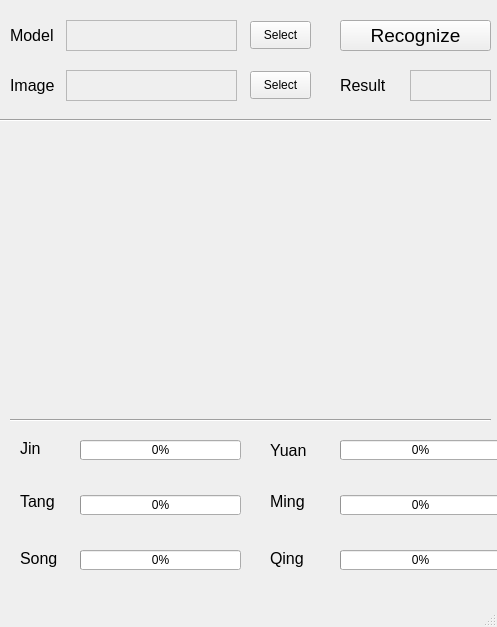
<?xml version="1.0" encoding="UTF-8"?>
<ui version="4.0">
 <class>MainWindow</class>
 <widget class="QMainWindow" name="MainWindow">
  <property name="geometry">
   <rect>
    <x>0</x>
    <y>0</y>
    <width>497</width>
    <height>627</height>
   </rect>
  </property>
  <property name="windowTitle">
   <string>MainWindow</string>
  </property>
  <widget class="QWidget" name="centralwidget">
   <widget class="Line" name="line">
    <property name="geometry">
     <rect>
      <x>0</x>
      <y>110</y>
      <width>491</width>
      <height>20</height>
     </rect>
    </property>
    <property name="orientation">
     <enum>Qt::Horizontal</enum>
    </property>
   </widget>
   <widget class="QLabel" name="label">
    <property name="geometry">
     <rect>
      <x>10</x>
      <y>20</y>
      <width>51</width>
      <height>31</height>
     </rect>
    </property>
    <property name="font">
     <font>
      <pointsize>12</pointsize>
     </font>
    </property>
    <property name="text">
     <string>Model</string>
    </property>
    <property name="alignment">
     <set>Qt::AlignLeading|Qt::AlignLeft|Qt::AlignVCenter</set>
    </property>
   </widget>
   <widget class="QLabel" name="modelPath">
    <property name="geometry">
     <rect>
      <x>66</x>
      <y>20</y>
      <width>171</width>
      <height>31</height>
     </rect>
    </property>
    <property name="frameShape">
     <enum>QFrame::StyledPanel</enum>
    </property>
    <property name="text">
     <string/>
    </property>
   </widget>
   <widget class="QPushButton" name="modelBtn">
    <property name="geometry">
     <rect>
      <x>250</x>
      <y>21</y>
      <width>61</width>
      <height>28</height>
     </rect>
    </property>
    <property name="text">
     <string>Select</string>
    </property>
   </widget>
   <widget class="QPushButton" name="imageBtn">
    <property name="geometry">
     <rect>
      <x>250</x>
      <y>71</y>
      <width>61</width>
      <height>28</height>
     </rect>
    </property>
    <property name="text">
     <string>Select</string>
    </property>
   </widget>
   <widget class="QLabel" name="imagePath">
    <property name="geometry">
     <rect>
      <x>66</x>
      <y>70</y>
      <width>171</width>
      <height>31</height>
     </rect>
    </property>
    <property name="frameShape">
     <enum>QFrame::StyledPanel</enum>
    </property>
    <property name="text">
     <string/>
    </property>
   </widget>
   <widget class="QLabel" name="label_4">
    <property name="geometry">
     <rect>
      <x>10</x>
      <y>70</y>
      <width>51</width>
      <height>31</height>
     </rect>
    </property>
    <property name="font">
     <font>
      <pointsize>12</pointsize>
     </font>
    </property>
    <property name="text">
     <string>Image</string>
    </property>
    <property name="alignment">
     <set>Qt::AlignLeading|Qt::AlignLeft|Qt::AlignVCenter</set>
    </property>
   </widget>
   <widget class="Line" name="line_2">
    <property name="geometry">
     <rect>
      <x>10</x>
      <y>410</y>
      <width>481</width>
      <height>20</height>
     </rect>
    </property>
    <property name="orientation">
     <enum>Qt::Horizontal</enum>
    </property>
   </widget>
   <widget class="QProgressBar" name="jinBar">
    <property name="geometry">
     <rect>
      <x>80</x>
      <y>440</y>
      <width>161</width>
      <height>20</height>
     </rect>
    </property>
    <property name="value">
     <number>0</number>
    </property>
   </widget>
   <widget class="QLabel" name="imageArea">
    <property name="geometry">
     <rect>
      <x>10</x>
      <y>130</y>
      <width>481</width>
      <height>281</height>
     </rect>
    </property>
    <property name="frameShape">
     <enum>QFrame::NoFrame</enum>
    </property>
    <property name="text">
     <string/>
    </property>
    <property name="alignment">
     <set>Qt::AlignCenter</set>
    </property>
   </widget>
   <widget class="QProgressBar" name="tangBar">
    <property name="geometry">
     <rect>
      <x>80</x>
      <y>495</y>
      <width>161</width>
      <height>20</height>
     </rect>
    </property>
    <property name="value">
     <number>0</number>
    </property>
   </widget>
   <widget class="QProgressBar" name="songBar">
    <property name="geometry">
     <rect>
      <x>80</x>
      <y>550</y>
      <width>161</width>
      <height>20</height>
     </rect>
    </property>
    <property name="value">
     <number>0</number>
    </property>
   </widget>
   <widget class="QProgressBar" name="qingBar">
    <property name="geometry">
     <rect>
      <x>340</x>
      <y>550</y>
      <width>161</width>
      <height>20</height>
     </rect>
    </property>
    <property name="value">
     <number>0</number>
    </property>
   </widget>
   <widget class="QProgressBar" name="mingBar">
    <property name="geometry">
     <rect>
      <x>340</x>
      <y>495</y>
      <width>161</width>
      <height>20</height>
     </rect>
    </property>
    <property name="value">
     <number>0</number>
    </property>
   </widget>
   <widget class="QProgressBar" name="yuanBar">
    <property name="geometry">
     <rect>
      <x>340</x>
      <y>440</y>
      <width>161</width>
      <height>20</height>
     </rect>
    </property>
    <property name="value">
     <number>0</number>
    </property>
   </widget>
   <widget class="QLabel" name="label_3">
    <property name="geometry">
     <rect>
      <x>20</x>
      <y>438</y>
      <width>41</width>
      <height>21</height>
     </rect>
    </property>
    <property name="font">
     <font>
      <pointsize>12</pointsize>
     </font>
    </property>
    <property name="text">
     <string>Jin</string>
    </property>
   </widget>
   <widget class="QLabel" name="label_5">
    <property name="geometry">
     <rect>
      <x>20</x>
      <y>491</y>
      <width>41</width>
      <height>21</height>
     </rect>
    </property>
    <property name="font">
     <font>
      <pointsize>12</pointsize>
     </font>
    </property>
    <property name="text">
     <string>Tang</string>
    </property>
   </widget>
   <widget class="QLabel" name="label_6">
    <property name="geometry">
     <rect>
      <x>20</x>
      <y>548</y>
      <width>41</width>
      <height>21</height>
     </rect>
    </property>
    <property name="font">
     <font>
      <pointsize>12</pointsize>
     </font>
    </property>
    <property name="text">
     <string>Song</string>
    </property>
   </widget>
   <widget class="QLabel" name="label_7">
    <property name="geometry">
     <rect>
      <x>270</x>
      <y>440</y>
      <width>41</width>
      <height>21</height>
     </rect>
    </property>
    <property name="font">
     <font>
      <pointsize>12</pointsize>
     </font>
    </property>
    <property name="text">
     <string>Yuan</string>
    </property>
   </widget>
   <widget class="QLabel" name="label_8">
    <property name="geometry">
     <rect>
      <x>270</x>
      <y>491</y>
      <width>41</width>
      <height>21</height>
     </rect>
    </property>
    <property name="font">
     <font>
      <pointsize>12</pointsize>
     </font>
    </property>
    <property name="text">
     <string>Ming</string>
    </property>
   </widget>
   <widget class="QLabel" name="label_9">
    <property name="geometry">
     <rect>
      <x>270</x>
      <y>548</y>
      <width>41</width>
      <height>21</height>
     </rect>
    </property>
    <property name="font">
     <font>
      <pointsize>12</pointsize>
     </font>
    </property>
    <property name="text">
     <string>Qing</string>
    </property>
   </widget>
   <widget class="QPushButton" name="recognitionBtn">
    <property name="geometry">
     <rect>
      <x>340</x>
      <y>20</y>
      <width>151</width>
      <height>31</height>
     </rect>
    </property>
    <property name="font">
     <font>
      <pointsize>14</pointsize>
     </font>
    </property>
    <property name="text">
     <string>Recognize</string>
    </property>
   </widget>
   <widget class="QLabel" name="label_2">
    <property name="geometry">
     <rect>
      <x>340</x>
      <y>70</y>
      <width>61</width>
      <height>31</height>
     </rect>
    </property>
    <property name="font">
     <font>
      <pointsize>12</pointsize>
     </font>
    </property>
    <property name="text">
     <string>Result</string>
    </property>
   </widget>
   <widget class="QLabel" name="resultLabel">
    <property name="geometry">
     <rect>
      <x>410</x>
      <y>70</y>
      <width>81</width>
      <height>31</height>
     </rect>
    </property>
    <property name="frameShape">
     <enum>QFrame::StyledPanel</enum>
    </property>
    <property name="text">
     <string/>
    </property>
    <property name="alignment">
     <set>Qt::AlignCenter</set>
    </property>
   </widget>
  </widget>
  <widget class="QMenuBar" name="menubar">
   <property name="geometry">
    <rect>
     <x>0</x>
     <y>0</y>
     <width>497</width>
     <height>23</height>
    </rect>
   </property>
  </widget>
  <widget class="QStatusBar" name="statusbar"/>
 </widget>
 <resources/>
 <connections/>
</ui>
